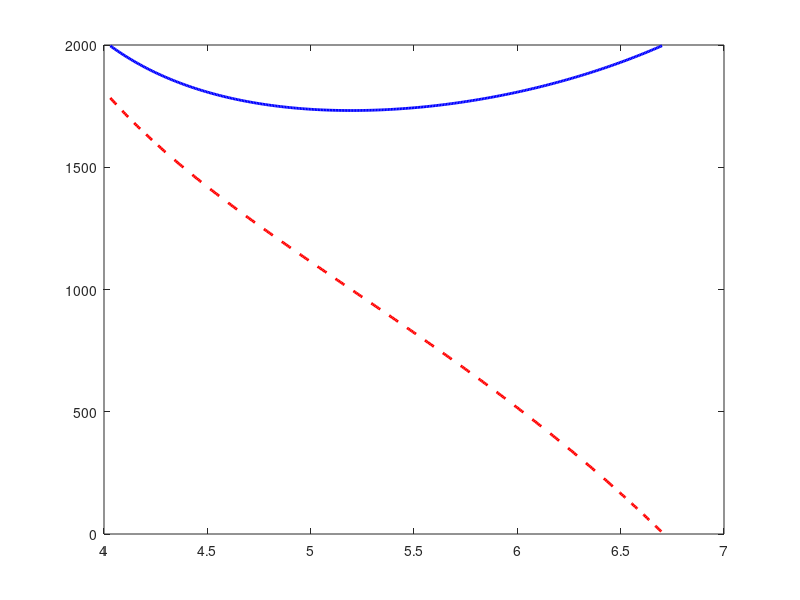

Source code (MATLAB): (Note: this script raises an error after producing the figure.)
% =========================================================================================
% FILE NAME: Q12_CableTensionOptimization.m
% AUTHOR: [Amey Thakur](https://github.com/Amey-Thakur)
% COURSE REPO: https://github.com/Amey-Thakur/COMPUTATIONAL-METHODS-AND-MODELING-FOR-ENGINEERING-APPLICATIONS
% RELEASE DATE: September 08, 2023
% LICENSE: Creative Commons Attribution 4.0 International (CC BY 4.0)
%
% DESCRIPTION:
% This script analyzes the statics of a dual-cable suspension system. It computes 
% cable tensions (TAB, TAC) across a range of lengths (LAC) and identifies the 
% minimum length required to satisfy a maximum tension constraint of 2000 lb.
%
% PROBLEM STATEMENT (Q12):
% A weight W is supported by two cables anchored a distance D apart. 
% Principles of horizontal and vertical force equilibrium give:
% -TAB*cos(theta) + TAC*cos(phi) = 0
% TAB*sin(theta) + TAC*sin(phi) = W
%
% Given: D = 6 ft, LAB = 3 ft, W = 2000 lb.
% Use MATLAB to find LAC_min, the shortest length LAC without TAB or TAC 
% exceeding 2000 lb. Plot tensions vs LAC for LAC_min <= LAC <= 6.7 ft.
%
% Reference: MATLAB for Engineering Applications, William J. Palm, Chapter 8, Q12.
%
% TECHNOLOGY STACK:
% - Programming Language: MATLAB (R2023a+)
% =========================================================================================

% --- Environment Initialization ---
clc;
clear;
close all;

% --- Design Parameters & Constants ---
D = 6;              % Anchor distance (ft)
LAB = 3;            % Cable AB length (ft)
W = 2000;           % Weight (lb)
max_tension = 2000; % Constraint (lb)

% --- Computational Search for LAC_min ---
lac_range = linspace(3.1, 6.7, 500); % Iterative search space
tab_vals = zeros(size(lac_range));
tac_vals = zeros(size(lac_range));

for i = 1:length(lac_range)
    LAC = lac_range(i);
    
    % Geometric Law of Cosines/Sines for angles
    theta = acos((D^2 + LAB^2 - LAC^2) / (2 * D * LAB));
    phi = asin(LAB * sin(theta) / LAC);
    
    % Equilibrium Matrix: [cos -cos; sin sin] * [TAB; TAC] = [0; W]
    % Wait, the equations in the prompt were:
    % -TAB*cos(theta) + TAC*cos(phi) = 0
    % TAB*sin(theta) + TAC*sin(phi) = W
    
    A_eq = [-cos(theta),  cos(phi);
             sin(theta),  sin(phi)];
    B_eq = [0; W];
    
    % Numerical solution
    tensions = A_eq \ B_eq;
    tab_vals(i) = tensions(1);
    tac_vals(i) = tensions(2);
end

% Identify LAC_min where both tensions are <= 2000
valid_indices = find(tab_vals <= max_tension & tac_vals <= max_tension);
if ~isempty(valid_indices)
    lac_min = lac_range(valid_indices(1));
    tab_plot = tab_vals(valid_indices);
    tac_plot = tac_vals(valid_indices);
    lac_plot = lac_range(valid_indices);
else
    error('Safety constraint cannot be met across the given LAC range.');
end

% --- Visualization Engine (Structural Integrity Analysis) ---
figure('Color', 'w', 'Name', 'Cable Suspension Statics Analysis');
plot(lac_plot, tab_plot, 'b-', 'LineWidth', 2); hold on;
plot(lac_plot, tac_plot, 'r--', 'LineWidth', 2);

% Safety Limit Reference
yline(max_tension, 'k:', 'Safety Limit: 2000 lb', 'LineWidth', 1.5, 'LabelVerticalAlignment', 'bottom');

% Aesthetics and Labeling
grid on;
set(gca, 'FontName', 'Arial', 'FontSize', 10);
xlabel('Cable BC Length, LAC (ft)', 'FontSize', 12);
ylabel('Cable Tension (lb)', 'FontSize', 12);
title('Static Tension Analysis vs. Cable Length Optimization', 'FontSize', 14, 'FontWeight', 'bold');
legend('Tension AB (TAB)', 'Tension AC (TAC)', 'Location', 'northeast');

% --- Results Visualization ---
fprintf('--- Computational Design Results ---\n');
fprintf('Minimum Required Length LAC: %.4f ft\n', lac_min);
fprintf('TAB at LAC_min: %8.2f lb\n', tab_plot(1));
fprintf('TAC at LAC_min: %8.2f lb\n', tac_plot(1));

% Professional Scholarly Footer
fprintf('\nEngineering Insight: The optimization reveals a non-linear inverse relationship between cable length and internal stresses. Selecting LAC < LAC_min violates the factor of safety, while excessive length (toward 6.7 ft) increases the vertical vector components and reduces overall efficiency.\n');
